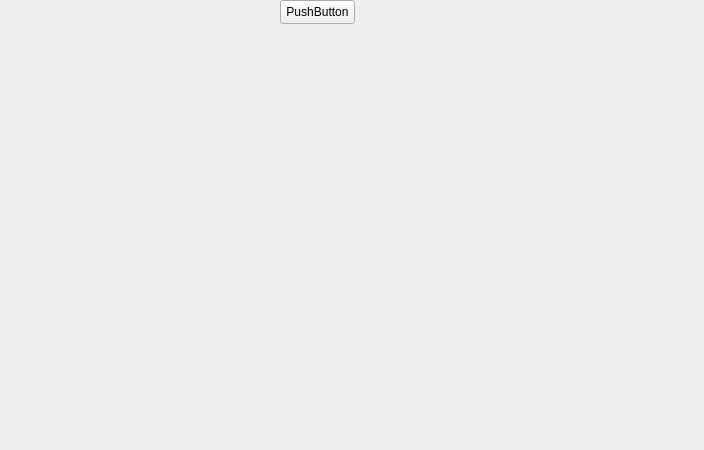
<?xml version="1.0" encoding="UTF-8"?>
<ui version="4.0">
 <class>Form</class>
 <widget class="QWidget" name="Form">
  <property name="geometry">
   <rect>
    <x>0</x>
    <y>0</y>
    <width>704</width>
    <height>450</height>
   </rect>
  </property>
  <property name="windowTitle">
   <string>Form</string>
  </property>
  <widget class="QPushButton" name="pushButton">
   <property name="geometry">
    <rect>
     <x>280</x>
     <y>0</y>
     <width>75</width>
     <height>24</height>
    </rect>
   </property>
   <property name="text">
    <string>PushButton</string>
   </property>
  </widget>
 </widget>
 <resources/>
 <connections/>
</ui>
